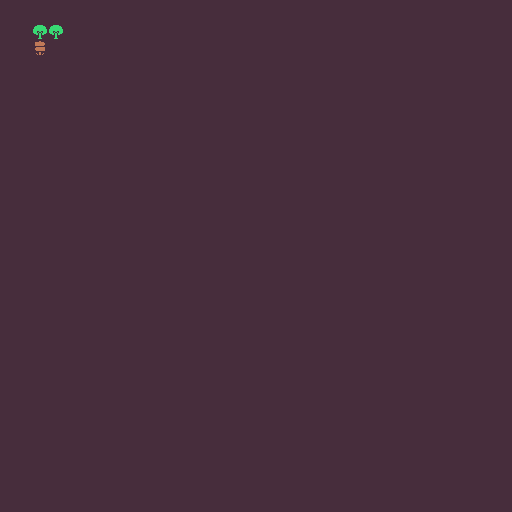

Tiled map render using the project's own tile images. Description and the map definition, with tile-layer contents summarised, below:
An orthogonal 64x64 tile map with 8x8 px tiles, 1 tile layer (Tile Layer 1).

<map version="1.5" tiledversion="1.6.0" orientation="orthogonal" renderorder="right-down" width="64" height="64" tilewidth="8" tileheight="8" infinite="0" nextlayerid="3" nextobjectid="1">
 <tileset firstgid="1" source="1bit.tsx" />
 <layer id="1" name="Tile Layer 1" width="64" height="64">
  <data>[4096 cells, 4096 non-empty, 12 distinct tile ids]</data>
 </layer>
</map>
